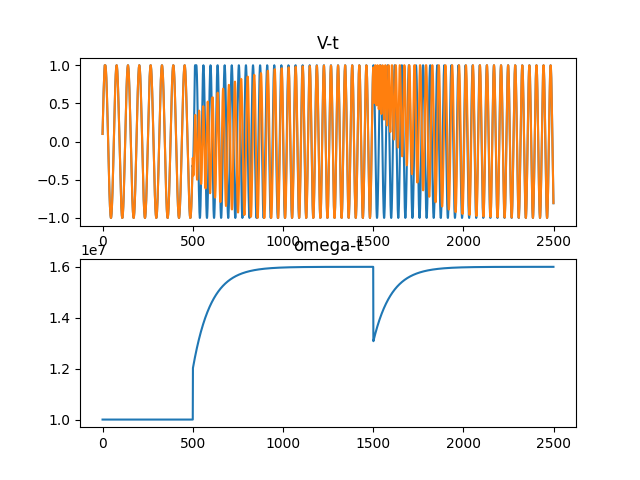

This figure's Python source:
import matplotlib.pyplot as plt
import numpy as np

## initial conditions
omega_in = 1E7
omega_out = 1E7
phi_in = 0

phi_out = 0

## gitter: [i, omega, phi]
gitter = [
    [500, 1.6E7, 1.8],
    [1500, 1.6E7, 1.8]
]

## circuit parameters
K_PD = 1E3
K_VCO = 1E3
omega_fr = 1E7

## simulation parameters
T_total = 2.5E-5
dt = 1E-8
t = 0
linspace = range(int(T_total/dt))

## loop parameters
V_in = np.sin(phi_in)
V_out = np.sin(phi_out)
V_err = 0
V_cont = 0

## graph parameters
V_in_list = []
V_out_list = []
V_err_list = []
omega_out_list = []

## simulation
for i in linspace:
    # PD
    phi_in += omega_in*dt
    phi_out += omega_out*dt
    V_err = K_PD*((phi_in - phi_out) - ((phi_in - phi_out)/2/np.pi)//1*np.pi*2)
    # V_err = K_PD*((phi_in - phi_out))
    V_err_list.append(V_err)

    # LPF
    V_cont = V_err

    # VCO
    omega_out = omega_fr + K_VCO*V_cont
    omega_out_list.append(omega_out)
    
    # Add Gitter
    for j in gitter:
        if j[0] == i:
            omega_in = j[1]
            phi_in = j[2]

    # Feedback
    V_in += omega_in*np.cos(omega_in*t)*dt
    V_out += omega_out*np.cos(omega_out*t)*dt
    V_in = max(min(V_in, 1), -1)
    V_out = max(min(V_out, 1), -1)
    V_in_list.append(V_in)
    V_out_list.append(V_out)
    t += dt


fig, ax = plt.subplots(2, 1)
ax[0].set_title("V-t")
ax[0].plot(linspace, V_in_list)
ax[0].plot(linspace, V_out_list)
# ax[1].set_title("V_err-t")
# ax[1].plot(linspace, V_err_list)
ax[1].set_title("omega-t")
# ax[1].plot(linspace, [omega_in]*int(T_total/dt))
ax[1].plot(linspace, omega_out_list)
plt.savefig('img.png')
